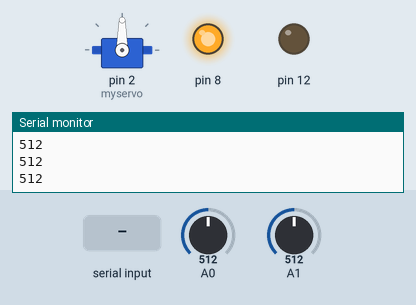
Recording of a sketch running on a simulated Arduino Uno, built with avr-gcc and run on an emulated ATmega328P. Shown: servo, output pins drawn as LEDs (lit = HIGH), the last lines printed to the serial monitor. Inputs (shaded band) come from the test bench; at power-on: A0 = 512, A1 = 512.

Above: at 1.2 s.
1.3 s: A0 set to 682
3.2 s: A0 set to 718
At 5.1 s:
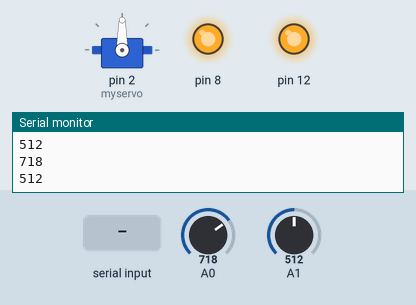
5.5 s: "0" received over Serial
At 6.6 s:
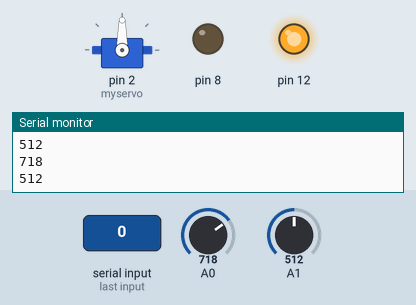
8.5 s: byte 61 (61) received over Serial
At 10.2 s:
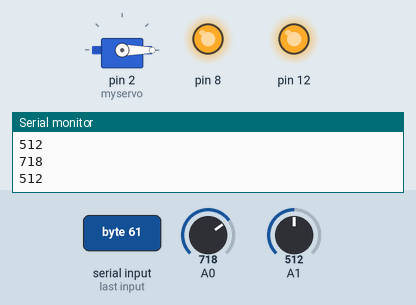
10.5 s: "3" received over Serial
At 11.7 s:
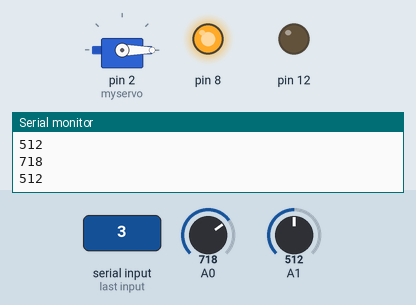
13.5 s: "0" received over Serial
At 14.8 s:
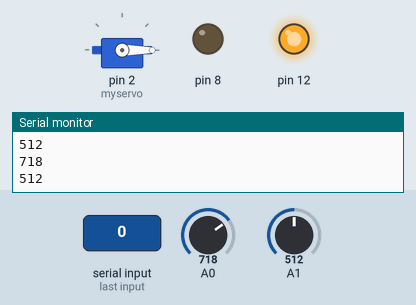
Timing chart, 0 to 16.5 s (numbered marks = the images above; inputs shaded):
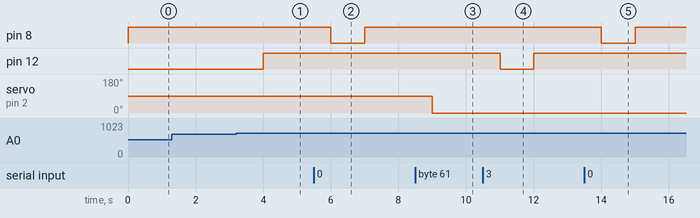

Measured:
- the behaviour switches between 700 and 701 on A0 (found by bisection; images 0 and 1)
- after the input at 3.2 s, pin 12: LOW → HIGH after 0.80 s
- after the input at 5.5 s, pin 8: HIGH → LOW after 0.50 s, → HIGH 1.0 s later
- after the input at 8.5 s, servo on pin 2 (myservo): 90° → 0° after 0.51 s
- after the input at 10.5 s, pin 12: HIGH → LOW after 0.51 s, → HIGH 1.0 s later
- after the input at 13.5 s, pin 8: HIGH → LOW after 0.51 s, → HIGH 1.0 s later

The sketch:

soil_led2_servo.ino
```cpp
#include <Servo.h>
int angle = 90;
int soil = A1;
Servo myservo;

void setup() {
  // put your setup code here, to run once:
  Serial.begin(9600);
  pinMode(8, OUTPUT);
  pinMode(12, OUTPUT);
  myservo.attach(2);
}

void loop() {
  // put your main code here, to run repeatedly:
  int value = analogRead(A0);
  int sValue = analogRead(A1);
  Serial.println(value);
  Serial.println(sValue);
  if(value > 500){
    digitalWrite(8, 1);
  } //else{
    //digitalWrite(8, 0);
  //}

  if(value > 700){
    digitalWrite(12, 1);
  }// else{
//    digitalWrite(12, 0);
//  }
  if(Serial.available()){
    int swt = (int)Serial.read();
    if(swt == 49){
    digitalWrite(8, 1);
    }else if(swt == 48){
    digitalWrite(8, 0);
    }else if(swt == 50){
      digitalWrite(12, 1);
    }
    else if(swt == 51){
      digitalWrite(12, 0);
    }
    else if(swt == 60){
      myservo.write(90);
    }
    else if(swt == 61){
      myservo.write(0);
    }
   }

  delay(1000);
}
```
